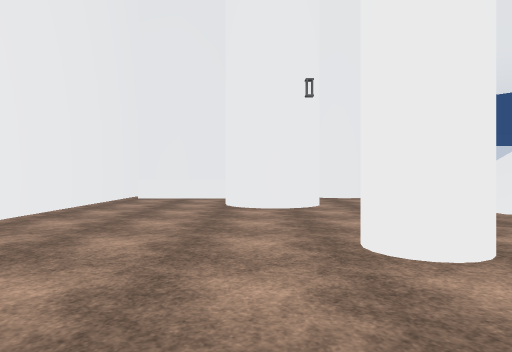
[1] (above)

24 first-person views from a walk through a scene from a Unity 3-D project. The camera is 1.2 m above the floor, looks level and sees 75° across. The floor is counted in squares, 2 m on a side. Each view is taken from the middle of a square. On the plan, view 1 faces up. The plan holds only what a view shows up to about 10 squares ahead; the rest is blank. The place goes on beyond the plan. Surface patterns are stand-ins for the level's own textures.

[2]
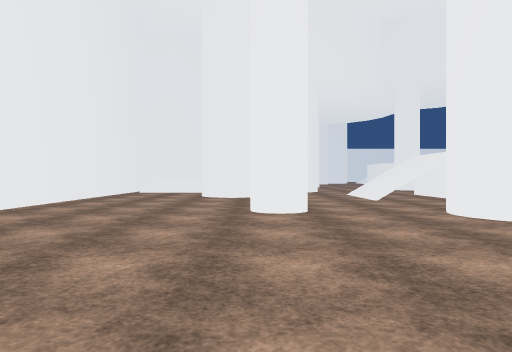

[3]
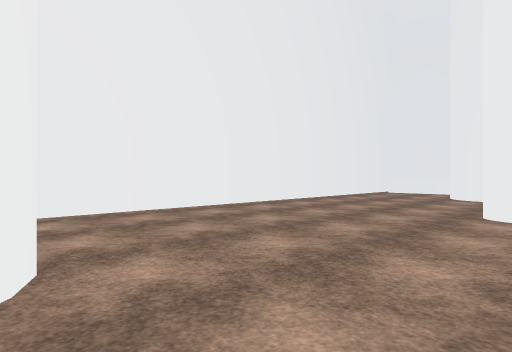

[4]
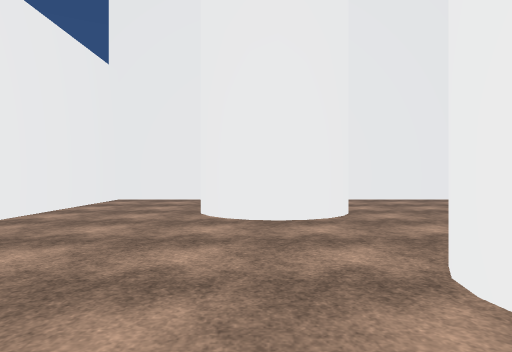

[5]
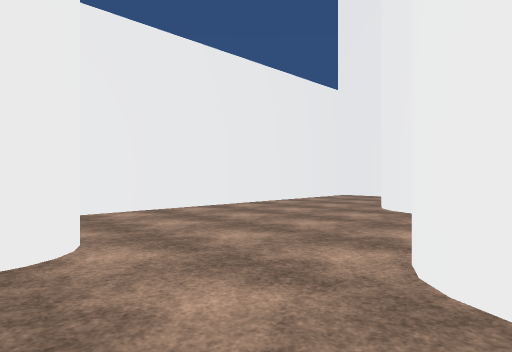

[6]
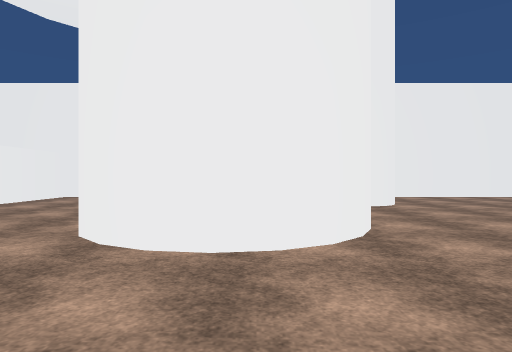

[7]
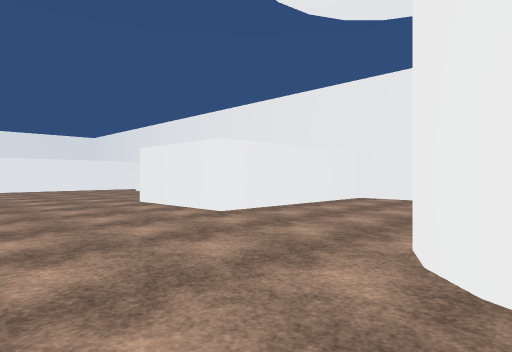

[8]
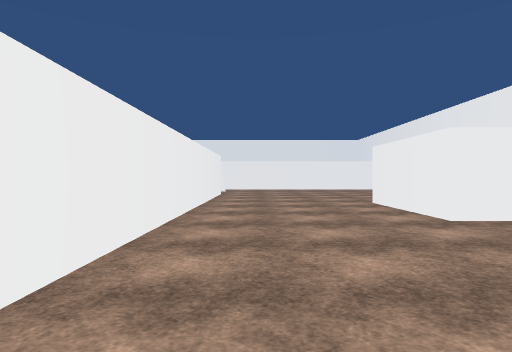

[9]
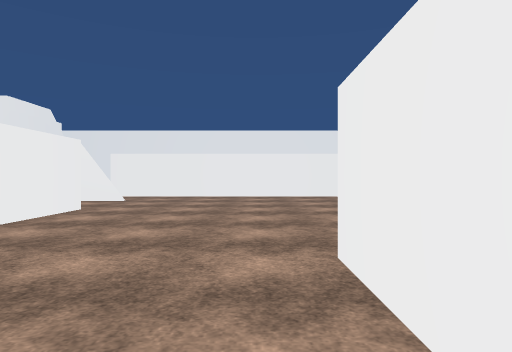

[10]
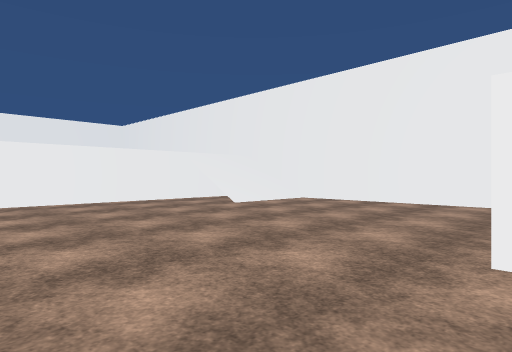

[11]
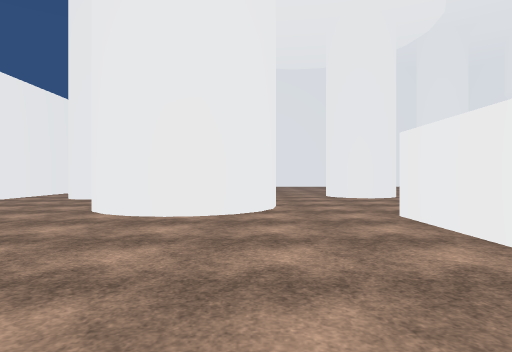

[12]
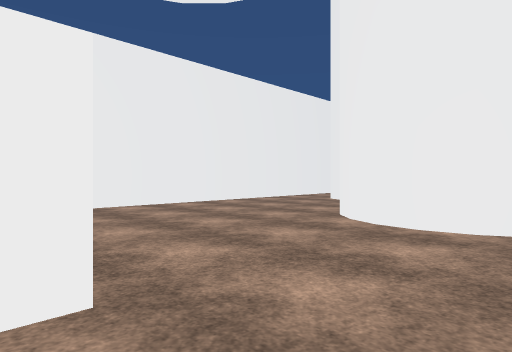

[13]
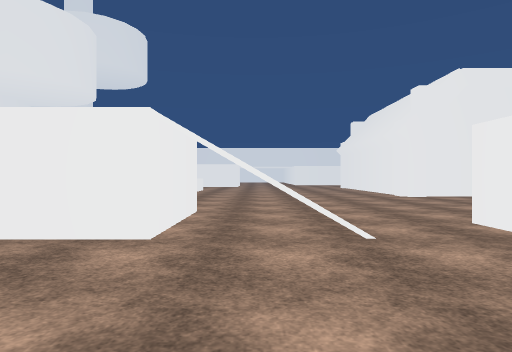

[14]
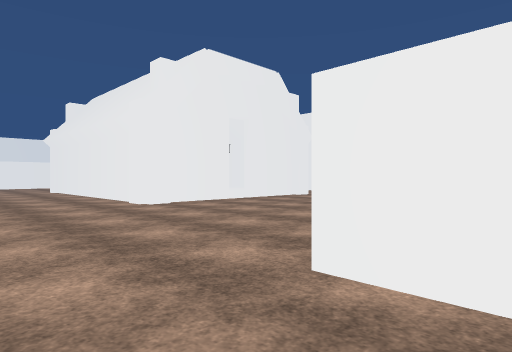

[15]
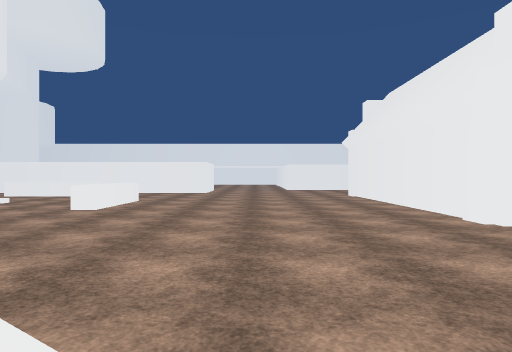

[16]
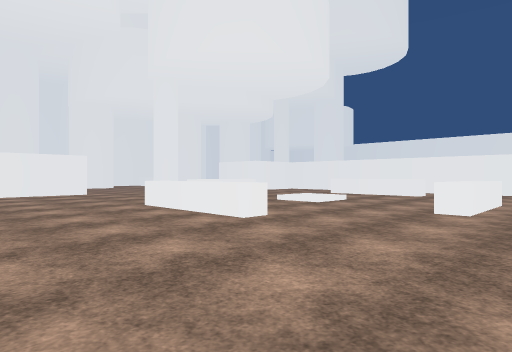

[17]
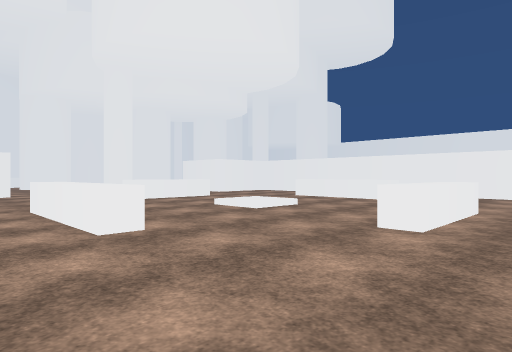

[18]
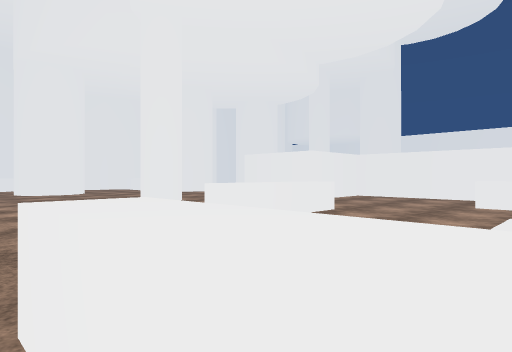

[19]
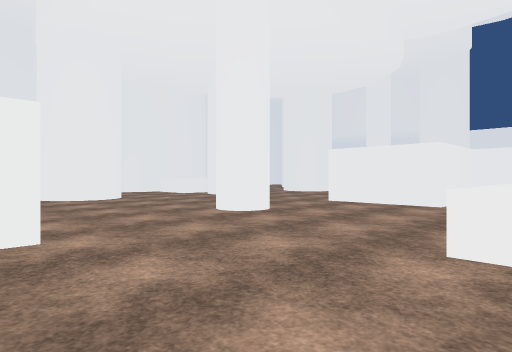

[20]
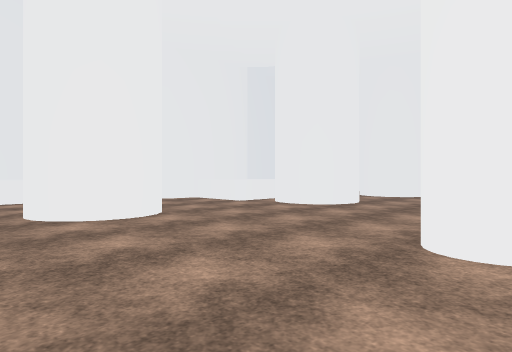

[21]
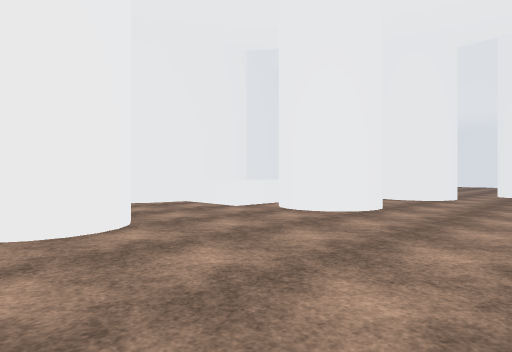

[22]
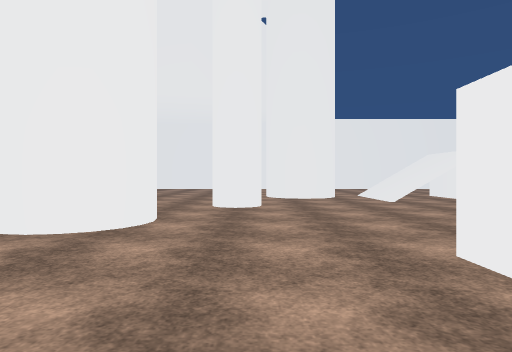

[23]
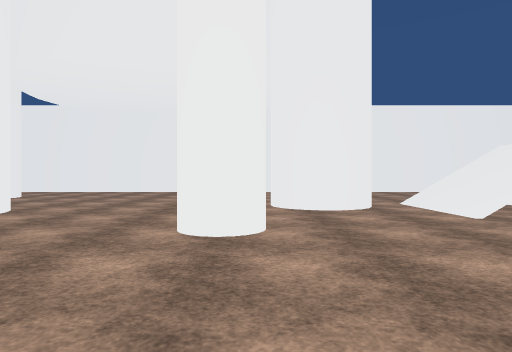

[24]
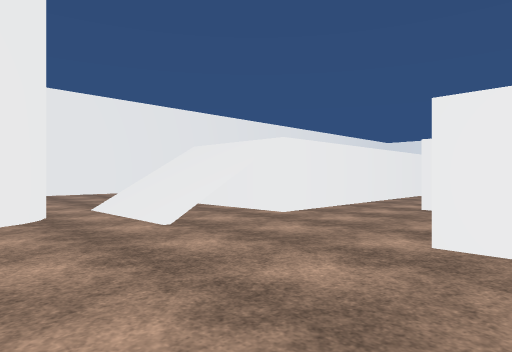

### Floor plan
Key: @ floor where view 1 was taken; # wall or solid block; . main floor; : floor 0.25 m higher than the main floor; + floor 0.5 m higher than the main floor; / step, stairs or slope; = window, fence, low wall or low ledge; ^ raised ledge.
Columns run from 4 left of view 1 to 29 right of it. Each row starts with its distance up from view 1.
 28              ..
 27    .....     ..
 26    #.....    ..
 25     .....    ..
 24      .... .##//#
 23      #.....##//#
 22      #.......//########
 21        ...#..........
 20        ...........#
 19         #.....#
 18        ##.....#
 17        ...... ##########
 16     ^   ....###...    ..
 15     ^ ^ #...# #...^^^ ..
 14     ^^^##...###.........
 13     #.........................#
 12     ............^......^......#
 11       #....#....^..:...^......#
 10 #  ^  ##........^......^......#
  9 #^^^..........................#
  8 #...  ............^^^.........##+#
  7 #...##..//###.....................
  6 #.......//###.....................
  5 #.......//    ...................
  4 #.........          ............
  3 #....#...#.            #=//...
  2 #........##.. ##########=//.#
  1 #........................//.#
  0 #...@.......................#
 -1 #......  ...##..............#
 -2 #......##..####.............#
 -3     #......  ##...###.......#
 -4     #......  #....#  .......#
 -5 #........##.......#  .....//#
 -6 #.........#.......#  .....//=
 -7 #.................#  .....//
 -8 ###################  #######

Positions as (right, up) in squares from view 1, and headings:
1: (0, 0), facing up
2: (1, -3), facing up
3: (2, -3), facing up-left
4: (5, -4), facing left
5: (6, -2), facing down-left
6: (8, 2), facing down
7: (9, 1), facing down-right
8: (9, 0), facing right
9: (14, -2), facing right
10: (16, 0), facing down-right
11: (15, -1), facing left
12: (14, -1), facing down-left
13: (21, -2), facing up
14: (22, 1), facing up-right
15: (22, 3), facing up
16: (20, 4), facing up-left
17: (20, 6), facing up-left
18: (15, 7), facing up-left
19: (12, 7), facing up-left
20: (8, 8), facing up-left
21: (7, 9), facing up-left
22: (6, 14), facing up
23: (6, 17), facing up
24: (7, 18), facing up-right
